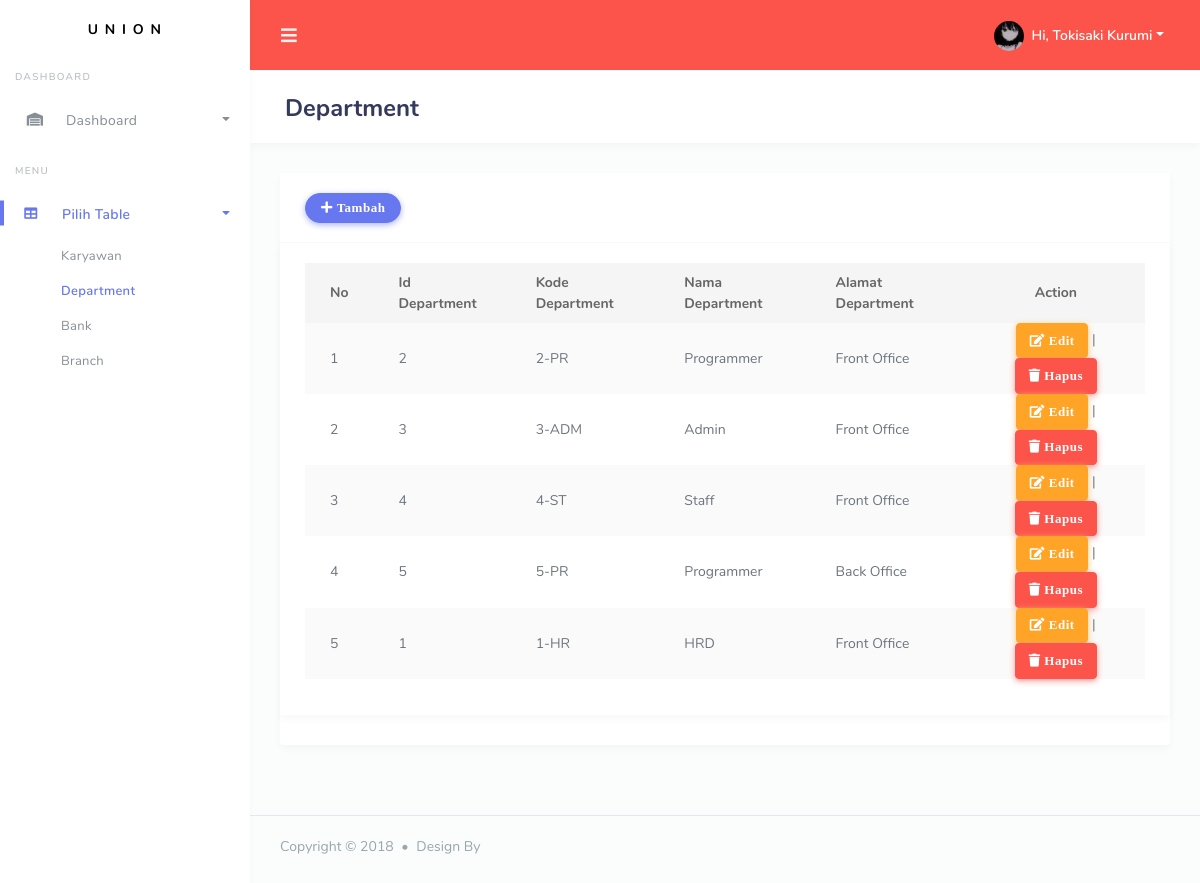
/stisla/table/department.php, run on the app's committed database.
### tables this page shows
CREATE TABLE `departemen` (
  `Id_Departemen` int(11) DEFAULT NULL,
  `Kode_Departemen` varchar(255) DEFAULT NULL,
  `Nama_Departemen` varchar(255) DEFAULT NULL,
  `Alamat_Departemen` varchar(255) DEFAULT NULL
);

### stisla/table/department.php (the view, shortened to what this page needs)
<!DOCTYPE html>
<html lang="en">
<head>
    <link rel="stylesheet" href="../dist/assets/modules/bootstrap/css/bootstrap.min.css">
    <link rel="stylesheet" href="../dist/assets/modules/fontawesome/css/all.min.css">
    <link rel="stylesheet" href="../dist/assets/modules/jqvmap/dist/jqvmap.min.css">
    <link rel="stylesheet" href="../dist/assets/modules/weather-icon/css/weather-icons.min.css">
    <link rel="stylesheet" href="../dist/assets/modules/weather-icon/css/weather-icons-wind.min.css">
    <link rel="stylesheet" href="../dist/assets/modules/summernote/summernote-bs4.css">
    <link rel="stylesheet" href="../dist/assets/modules/prism/prism.css">
    <link rel="stylesheet" href="../dist/assets/modules/datatables/datatables.min.css">
    <link rel="stylesheet" href="../dist/assets/modules/datatables/DataTables-1.10.16/css/dataTables.bootstrap4.min.css">
    <link rel="stylesheet" href="../dist/assets/modules/datatables/Select-1.2.4/css/select.bootstrap4.min.css">
    <link rel="stylesheet" href="../dist/assets/css/style.css">
    <link rel="stylesheet" href="../dist/assets/css/components.css">
    </head>
<body>
    <div id="app">
    <div class="main-wrapper main-wrapper-1">
    <div class="navbar-bg bg-danger"></div>
    <nav class="navbar navbar-expand-lg main-navbar">
        <form class="form-inline mr-auto">
            <ul class="navbar-nav mr-3">
                <li><a href="#" data-toggle="sidebar" class="nav-link nav-link-lg"><i class="fas fa-bars"></i></a></li>
            </ul>
        </form>
        <ul class="navbar-nav navbar-right">
        <li class="dropdown"><a href="#" data-toggle="dropdown" class="nav-link dropdown-toggle nav-link-lg nav-link-user">
            <img alt="image" src="../dist/assets/img/kurumi.jpg" class="rounded-circle mr-1">
            <div class="d-sm-none d-lg-inline-block">Hi, Tokisaki Kurumi</div></a>
        </li>
        </ul>
    </nav>
    <div class="main-sidebar sidebar-style-2">
        <aside id="sidebar-wrapper">
        <div class="sidebar-brand">
            <a href="../index.php">U N I O N</a>
        </div>
        <ul class="sidebar-menu">
            <li class="menu-header">Dashboard</li>
            <li class="dropdown">
            <a href="index.php" class="nav-link has-dropdown"><i class="fas fa-warehouse"></i><span>Dashboard</span></a>
            </li>
            <li class="menu-header">Menu</li>
            <li class="dropdown active">
            <a href="#" class="nav-link has-dropdown" data-toggle="dropdown"><i class="fas fa-table"></i> <span>Pilih Table</span></a>
            <ul class="dropdown-menu">
                <li><a class="nav-link" href="karyawan.php">Karyawan</a></li>
                <li class="active"><a class="nav-link" href="department.php">Department</a></li>
                <li><a class="nav-link" href="bank.php">Bank</a></li>
                <li><a class="nav-link" href="branch.php">Branch</a></li>
            </ul>
            </li>
        </aside>
    </div>
<div class="main-content">
    <section class="section">
    <div class="section-header">
        <h1>Department</h1>
    </div>
    <div class="section-body">
        <div class="row">
            <div class="col-12 col-md-6 col-lg-12">
                <div class="card">
                <div class="card-header">
                    <button class="btn btn-primary" data-toggle="modal" data-target="#modaltambah" name="tambah"><i class="fas fa-plus"> Tambah</i></button>
                </div>
                    <div class="row">
                        <div class="col-12">
                            <div class="card">
                                <div class="card-body">
                                <div class="table-responsive">
                                    <table class="table table-striped" id="table-1">
                                    <thead>
                                    <tr>
                                        <th>No</th>
                                        <th>Id Department</th>
                                        <th>Kode Department</th>
                                        <th>Nama Department</th>
                                        <th>Alamat Department</th>
                                        <th><center>Action</center></th>
                                    </tr>
                                    </thead>
                                    <tbody>
                                    <?php
                                        include_once("../conf/koneksi.php");
                                        $i = 0;
                                        $query = mysqli_query($db, "select * from departemen");
                                        while($department = mysqli_fetch_array($query)) {
                                        $i++;
                                    ?>
                                    <tr>
                                        <td><?php echo $i;?></td>
                                        <td><?php echo $department['Id_Departemen'];?></td>
                                        <td><?php echo $department['Kode_Departemen'];?></td>
                                        <td><?php echo $department['Nama_Departemen'];?></td>
                                        <td><?php echo $department['Alamat_Departemen'];?></td>
                                        <td><center><a href="#"  class="btn btn-warning" data-toggle="modal" data-backdrop="false" data-target="#modaledit<?php echo $department['Id_Departemen']; ?>" name="edit"><i class="fas fa-edit"> Edit</i></a> |
                                                    <a href="../delete/deletedepartment.php?Id_Departemen=<?php echo $department['Id_Departemen'];?>" class="btn btn-danger" ><i class="fas fa-trash"> Hapus</i></a></center></td>
                                    </tr>
                                        </div>
                                    </div>
                                    <?php
                                        }
                                    ?>
                                </div>
                                </div>
    <footer class="main-footer">
        <div class="footer-left">
        Copyright &copy; 2018 <div class="bullet"></div> Design By <a href=""></a>
        </div>
    </footer>
    </body>
    </html>

### data on the page
departemen: Id_Departemen "2", Kode_Departemen "2-PR", Nama_Departemen "Programmer", Alamat_Departemen "Front Office"
departemen: Id_Departemen "3", Kode_Departemen "3-ADM", Nama_Departemen "Admin", Alamat_Departemen "Front Office"
departemen: Id_Departemen "4", Kode_Departemen "4-ST", Nama_Departemen "Staff", Alamat_Departemen "Front Office"
departemen: Id_Departemen "5", Kode_Departemen "5-PR", Nama_Departemen "Programmer", Alamat_Departemen "Back Office"
departemen: Id_Departemen "1", Kode_Departemen "1-HR", Nama_Departemen "HRD", Alamat_Departemen "Front Office"
